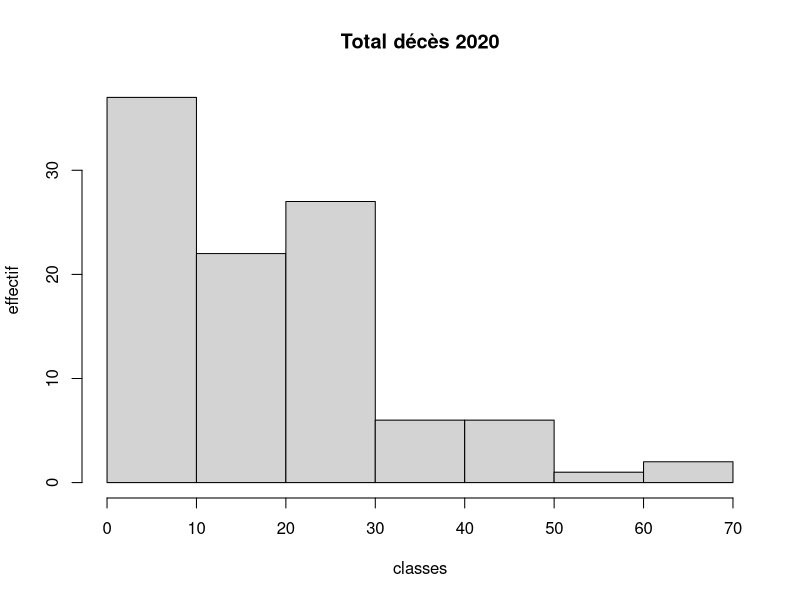

The R source for this figure:
## ---- chunk 1
knitr::opts_chunk$set(echo = TRUE)
## ---- chunk 2
data <- read.csv("data/2021-09-17_deces_quotidiens_departement_csv.csv", sep =";")
length(data$Zone)
## ---- chunk 3
head(data)
choix <- data [data$Date_evenement == '01-janv.'&data$Zone != 'France', c('Zone', 'Total_deces_2020')]
write.csv(choix, "data/choix.csv")
knitr::kable(head(choix))
## ---- chunk 4
hist(choix$Total_deces_2020, main = "Total décès 2020", xlab = "classes", ylab = "effectif")
